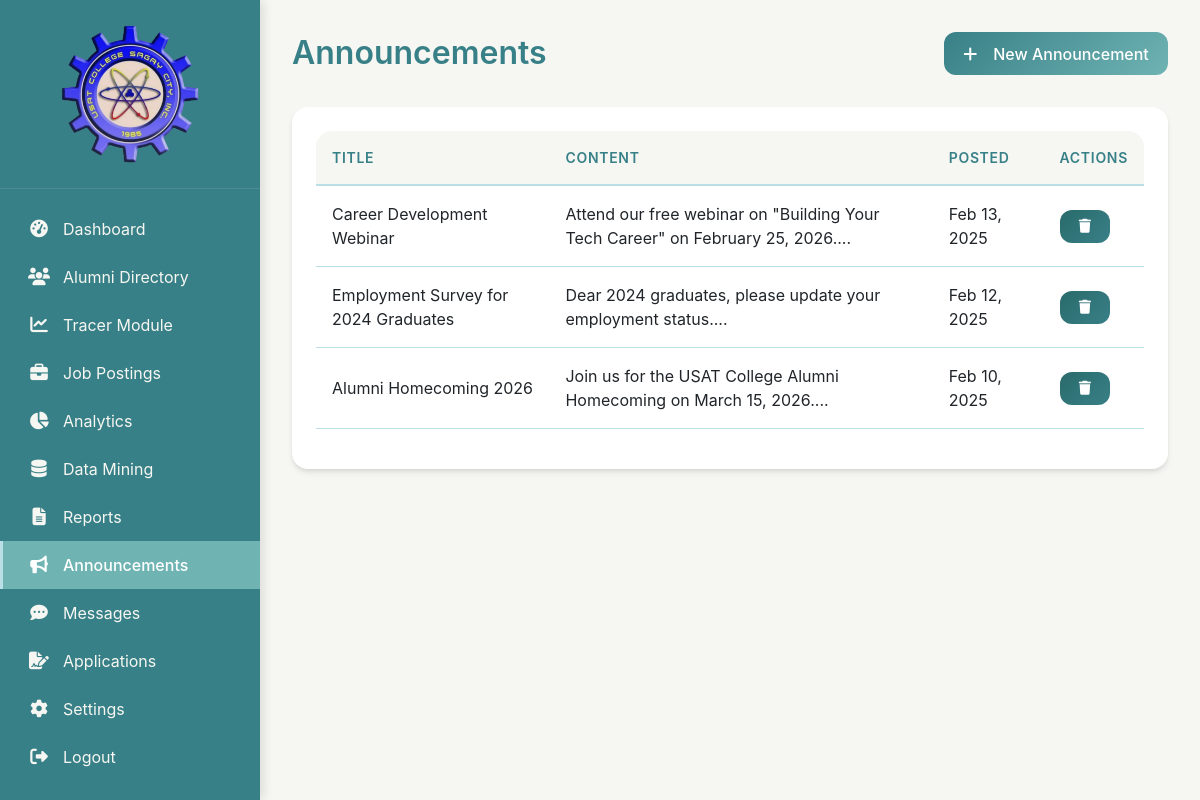
The page /admin/announcements.php (signed in) on the database its author committed.
### tables this page shows
CREATE TABLE announcements (
    id INT AUTO_INCREMENT PRIMARY KEY,
    title VARCHAR(200) NOT NULL,
    content TEXT,
    posted_by INT,  
    posted_date DATETIME DEFAULT CURRENT_TIMESTAMP,
    FOREIGN KEY (posted_by) REFERENCES users(id)
);

### admin/announcements.php (the view, shortened to what this page needs)
<?php
require_once '../includes/admin_header.php';
$announcements = $pdo->query("SELECT * FROM announcements ORDER BY posted_date DESC")->fetchAll();
?>
<div class="page-header">
    <h1>Announcements</h1>
    <button class="btn btn-primary" data-bs-toggle="modal" data-bs-target="#addModal"><i class="fas fa-plus me-2"></i>New Announcement</button>
</div>
<div class="card">
    <div class="card-body">
        <div class="table-responsive">
            <table class="table">
                <thead><tr><th>Title</th><th>Content</th><th>Posted</th><th>Actions</th></tr></thead>
                <tbody>
                    <?php foreach ($announcements as $a): ?>
                    <tr>
                        <td><?= htmlspecialchars($a['title']) ?></td>
                        <td><?= htmlspecialchars(substr($a['content'],0,100)) ?>...</td>
                        <td><?= date('M j, Y', strtotime($a['posted_date'])) ?></td>
                        <td>
                            <a href="?delete=<?= $a['id'] ?>" class="btn btn-sm btn-danger" onclick="return confirm('Delete?')"><i class="fas fa-trash"></i></a>
                        </td>
                    </tr>
                    <?php endforeach; ?>
                </tbody>
            </table>
        </div>
    </div>
</div>
<?php include '../includes/footer.php'; ?>

### assets/css/style.css (style rules this page uses)
:root { --primary: #388087; --primary-light: #6FB3B3; --primary-dark: #2a6b6b; --accent: #6FB3B3; --accent-light: #BADFE7; --accent-dark: #388087; --success: #C2EDCE; --warning: #BADFE7; --danger: #388087; --info: #BADFE7; --dark: #1f4f4f; --light: #F6F6F2; --gray: #88a8a8; --border: #BADFE7; --sidebar-bg: #388087; --sidebar-text: #F6F6F2; --sidebar-hover: #6FB3B3; --card-bg: #FFFFFF; --body-bg: #F6F6F2; }
* { margin: 0; padding: 0; box-sizing: border-box; }
body { background-color: var(--body-bg); font-family: 'Inter', -apple-system, BlinkMacSystemFont, 'Segoe UI', Roboto, sans-serif; line-height: 1.5; color: var(--dark); }
.page-header { display: flex; justify-content: space-between; align-items: center; margin-bottom: 2rem; }
.page-header h1 { font-size: 2rem; font-weight: 600; color: var(--primary); margin: 0; }
.card { background: var(--card-bg); border: none; border-radius: 1rem; box-shadow: 0 4px 6px -1px rgba(0,0,0,0.1), 0 2px 4px -1px rgba(0,0,0,0.06); transition: transform 0.2s, box-shadow 0.2s; margin-bottom: 1.5rem; overflow: hidden; }
.card-body { padding: 1.5rem; }
.table-responsive { border-radius: 1rem; overflow: hidden; }
.table { width: 100%; background: white; border-collapse: collapse; }
.table thead th { background: var(--light); padding: 1rem; font-weight: 600; font-size: 0.875rem; text-transform: uppercase; letter-spacing: 0.05em; color: var(--primary); border-bottom: 2px solid var(--border); }
.table tbody td { padding: 1rem; border-bottom: 1px solid var(--border); vertical-align: middle; }
.btn { display: inline-flex; align-items: center; gap: 0.5rem; padding: 0.6rem 1.2rem; border-radius: 0.75rem; font-weight: 500; border: none; cursor: pointer; transition: all 0.2s; text-decoration: none; }
.btn-primary { background: linear-gradient(135deg, var(--primary), var(--primary-light)); color: white; }
.btn-danger { background: linear-gradient(135deg, var(--primary-dark), var(--primary)); color: white; }

### rows shown on the page
announcements: title "Career Development Webinar", content "Attend our free webinar on \"Building Your Tech Career\" on February 25, 2026.", posted_date "Feb 13, 2025"
announcements: title "Employment Survey for 2024 Graduates", content "Dear 2024 graduates, please update your employment status.", posted_date "Feb 12, 2025"
announcements: title "Alumni Homecoming 2026", content "Join us for the USAT College Alumni Homecoming on March 15, 2026.", posted_date "Feb 10, 2025"
